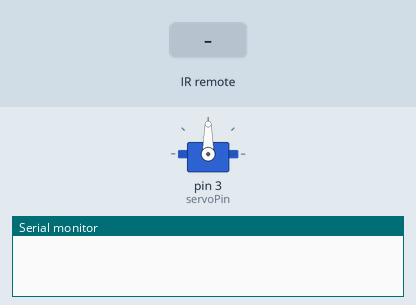
Recording of a sketch running on a simulated Arduino Uno, built with avr-gcc and run on an emulated ATmega328P. On the bench: servo, the last lines printed to the serial monitor. Inputs (shaded band) come from the test bench.

Above: at 1.2 s.
1.3 s: infrared code 0xFFFFFFFF received
At 2.3 s:
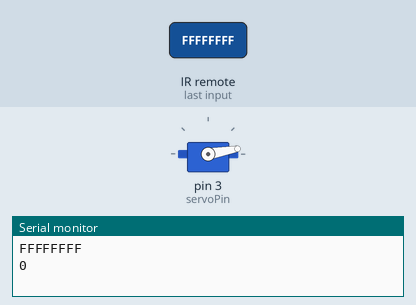
2.8 s: infrared code 0xFFFFFFFF received
At 3.4 s:
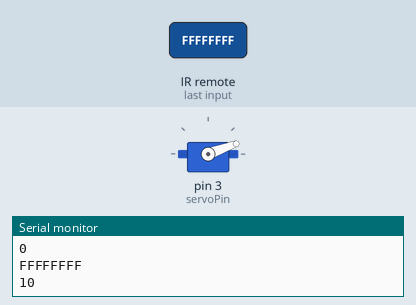
Timing chart, 0 to 5.8 s (numbered marks = the images above; inputs shaded):
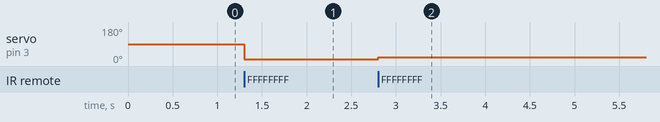

The sketch:

rotate_toothbrush.ino
```cpp
#include <IRremote.h>
#include <Servo.h>

const int RECV_PIN = 7;
const int servoPin = 3;
 Servo servo;

IRrecv irrecv(RECV_PIN);
decode_results results;
unsigned long key_value = 0;

//setup variables
void setup(){
  Serial.begin(9600);
  irrecv.enableIRIn();
  irrecv.blink13(true);
  servo.attach (servoPin);

}

int servoState = 0;
int increment = 10;

//recives IR codes and rotates toothbrush
void loop(){
  if (irrecv.decode(&results)){
        Serial.println(results.value, HEX);
        if (results.value == 0XFFFFFFFF) {
          Serial.println(servoState);
          results.value = key_value;
          if (servoState > 180) {
            increment = increment * -1;
          }
          if (servoState < 0) {
            increment = increment * -1;
          }
          servoState = servoState + increment;
        servo.write(servoState);
        }

        }
        key_value = results.value;
        irrecv.resume();
}
```

Measured:
- after the input at 1.3 s, servo on pin 3 (servoPin): 90° → 10° at once
- after the input at 2.8 s, servo on pin 3 (servoPin): 10° → 20° at once
